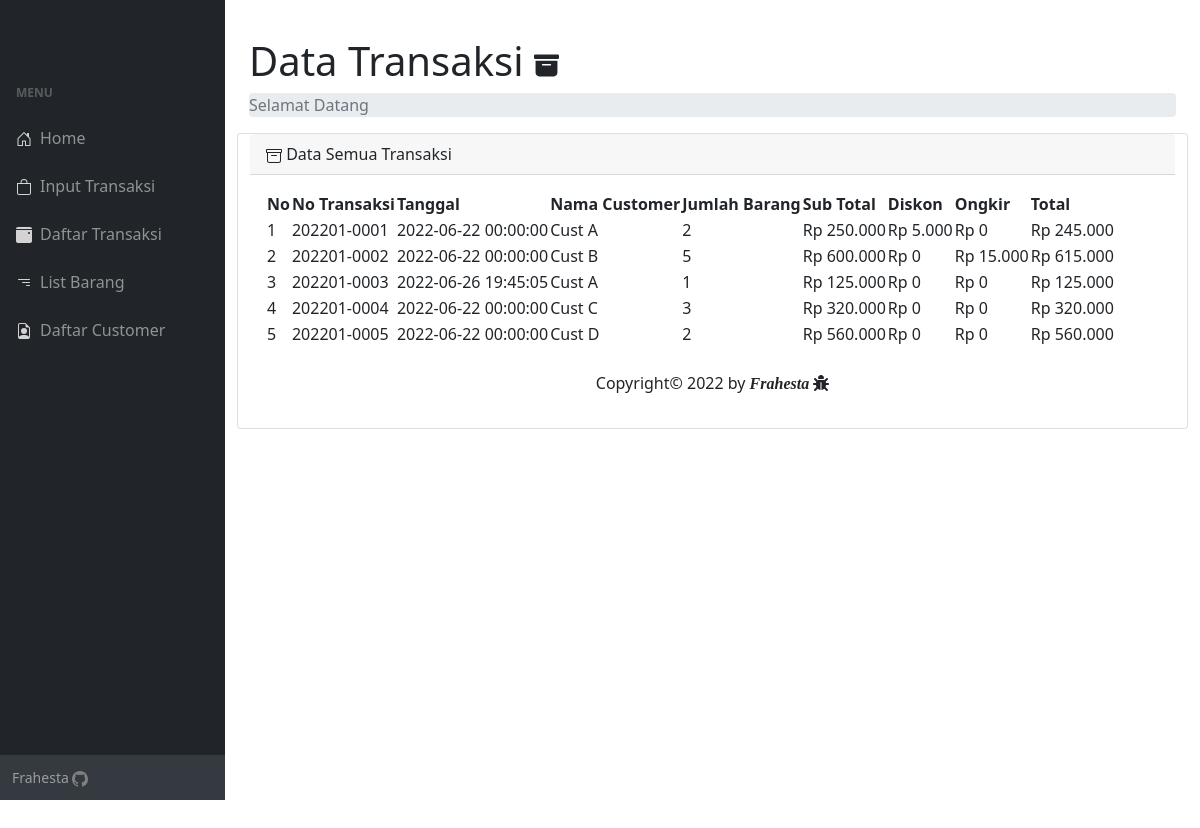
Page /listTransaksi.php on the committed database.
### tables this page shows
CREATE TABLE `t_sales` (
  `id` int(11) NOT NULL,
  `kode` varchar(15) NOT NULL,
  `tgl` datetime NOT NULL,
  `cust_id` int(11) NOT NULL,
  `jumlah_barang` decimal(11,0) NOT NULL,
  `subtotal` decimal(11,0) NOT NULL,
  `diskon` decimal(10,0) NOT NULL,
  `ongkir` decimal(10,0) NOT NULL,
  `total_bayar` decimal(10,0) NOT NULL
);

CREATE TABLE `m_customer` (
  `id` int(11) NOT NULL,
  `kode_cust` varchar(10) NOT NULL,
  `name` varchar(100) NOT NULL,
  `telp` varchar(20) NOT NULL
);

### listTransaksi.php (the view, shortened to what this page needs)
<?php
require 'function.php';
?>
<!DOCTYPE html>
<html lang="en">
<head>
    <link rel="stylesheet" href="https://cdnjs.cloudflare.com/ajax/libs/font-awesome/4.7.0/css/font-awesome.min.css">
    <link href="https://cdn.jsdelivr.net/npm/bootstrap@5.0.2/dist/css/bootstrap.min.css" rel="stylesheet">
    <link rel="stylesheet" href="https://cdn.jsdelivr.net/npm/bootstrap@4.6.1/dist/css/bootstrap.min.css">
    <link href="https://cdn.jsdelivr.net/npm/simple-datatables@latest/dist/style.css" rel="stylesheet" />
    <link href="css/styles.css" rel="stylesheet" />
</head>
<body class="sb-nav-fixed">
    <button class="btn btn-link btn-sm order-1 order-lg-0 me-4 me-lg-0" id="sidebarToggle" href="#!"></button>
    <div id="layoutSidenav">
        <div id="layoutSidenav_nav">
            <nav class="sb-sidenav accordion sb-sidenav-dark" id="sidenavAccordion">
                <div class="sb-sidenav-menu">
                    <div class="nav">
                        <div class="sb-sidenav-menu-heading">Menu</div>
                        <a class="nav-link" href="index.php">
                            <div class="sb-nav-link-icon"><i></i></div>
                            Home
                        </a>
                        <a class="nav-link" href="inputTransaksi.php">
                            <div class="sb-nav-link-icon"><svg xmlns="http://www.w3.org/2000/svg" width="16" height="16" fill="lightgray" class="bi bi-bag" viewBox="0 0 16 16">
                                    <path d="M8 1a2.5 2.5 0 0 1 2.5 2.5V4h-5v-.5A2.5 2.5 0 0 1 8 1zm3.5 3v-.5a3.5 3.5 0 1 0-7 0V4H1v10a2 2 0 0 0 2 2h10a2 2 0 0 0 2-2V4h-3.5zM2 5h12v9a1 1 0 0 1-1 1H3a1 1 0 0 1-1-1V5z" />
                                </svg><i></i></div>
                            Input Transaksi
                        </a>
                        <a class="nav-link" href="listTransaksi.php">
                            <div class="sb-nav-link-icon"><svg xmlns="http://www.w3.org/2000/svg" width="16" height="16" fill="lightgray" class="bi bi-calendar3-event-fill" viewBox="0 0 16 16">
                                    <path fill-rule="evenodd" d="M2 0a2 2 0 0 0-2 2h16a2 2 0 0 0-2-2H2zM0 14V3h16v11a2 2 0 0 1-2 2H2a2 2 0 0 1-2-2zm12-8a1 1 0 1 0 2 0 1 1 0 0 0-2 0z" />
                                </svg><i></i></div>
                            Daftar Transaksi
                        </a>
                        <a class="nav-link" href="listBarang.php">
                            <div class="sb-nav-link-icon"><i></i></div>
                            List Barang
                        </a>
                        <a class="nav-link" href="listCustomer.php">
                            <div class="sb-nav-link-icon"><i></i></div>
                            Daftar Customer
                        </a>
                    </div>
                </div>
                <div class="sb-sidenav-footer">
                    <div class="small">Frahesta </div>
                </div>
            </nav>
        </div>
        <div id="layoutSidenav_content">
            <div class="container-fluid px-4 ">
                <h1 style="margin-top: -50px;">Data Transaksi </h1>
                <ol class="breadcrumb mb-8">
                    <li class="breadcrumb-item active"> Selamat Datang</li>
                </ol>
                <div class="row">
                    <div class="card mb-4">
                        <div class="card-header">
                            Data Semua Transaksi
                        </div>
                        <div class="card-body">
                            <table id="datatablesSimple">
                                <thead>
                                    <tr>
                                        <th>No</th>
                                        <th>No Transaksi</th>
                                        <th>Tanggal</th>
                                        <th>Nama Customer</th>
                                        <th>Jumlah Barang</th>
                                        <th>Sub Total</th>
                                        <th>Diskon</th>
                                        <th>Ongkir</th>
                                        <th>Total</th>
                                    </tr>
                                </thead>
                                <tbody>
                                    <?php $i = 1; ?>
                                    <?php
                                    $query = "SELECT * FROM m_customer, t_sales WHERE m_customer.id = t_sales.cust_id";
                                    $hasil = mysqli_query($conn, $query);
                                    while ($data = mysqli_fetch_array($hasil)) {
                                        $subtotal = number_format($data['subtotal'], 0, ',', '.');
                                        $bayar = number_format($data['total_bayar'], 0, ',', '.');
                                        $diskon = number_format($data['diskon'], 0, ',', '.');
                                        $ongkir = number_format($data['ongkir'], 0, ',', '.');
                                    ?>
                                        <tr>
                                            <td><?php echo $i; ?></td>
                                            <td><?php echo $data['kode']; ?></td>
                                            <td><?php echo $data['tgl']; ?></td>
                                            <td><?php echo $data['name'] ?></td>
                                            <td><?php echo $data['jumlah_barang']; ?></td>
                                            <td>Rp <?php echo $subtotal; ?></td>
                                            <td>Rp <?php echo $diskon; ?></td>
                                            <td>Rp <?php echo $ongkir; ?></td>
                                            <td>Rp <?php echo $bayar; ?></td>
                                        </tr>
                                        <?php $i++; ?>
                                    <?php } ?>
                                </tbody>
                            </table>
                            <div class="footer mt-4">
                                <p style="text-align: center;"> Copyright&copy; 2022 by <i><strong style="font-family: Dancing Script ;">Frahesta <i class="fa fa-bug"></i></strong></i> </ps>
                            </div>
                        </div>
                    </div>
                </div>
            </div>
        </div>
</body>
</html>

### rows in the picture
t_sales: kode "202201-0001", tgl "2022-06-22 00:00:00", cust.name "Cust A", jumlah_barang "2", subtotal "250.000", diskon "5.000", ongkir "0", total_bayar "245.000"
t_sales: kode "202201-0002", tgl "2022-06-22 00:00:00", cust.name "Cust B", jumlah_barang "5", subtotal "600.000", diskon "0", ongkir "15.000", total_bayar "615.000"
t_sales: kode "202201-0003", tgl "2022-06-26 19:45:05", cust.name "Cust A", jumlah_barang "1", subtotal "125.000", diskon "0", ongkir "0", total_bayar "125.000"
t_sales: kode "202201-0004", tgl "2022-06-22 00:00:00", cust.name "Cust C", jumlah_barang "3", subtotal "320.000", diskon "0", ongkir "0", total_bayar "320.000"
t_sales: kode "202201-0005", tgl "2022-06-22 00:00:00", cust.name "Cust D", jumlah_barang "2", subtotal "560.000", diskon "0", ongkir "0", total_bayar "560.000"
